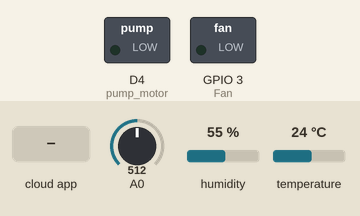
Recording of a sketch running on a simulated ESP8266 (Wemos D1 mini). Shown: switched loads named in the sketch (green lamp = pin HIGH). The inputs (shaded band) are chosen by the test bench; at power-on: A0 = 512, humidity 55 %, temperature 24 °C. WiFi joins after 1.5 s; servers stay silent unless stated; the Firebase database answers and starts empty; what the sketch prints to the serial monitor is not drawn.

Above: at 3.4 s.
3.5 s: the phone or cloud app sets fan_onoff to off
At 4.7 s:
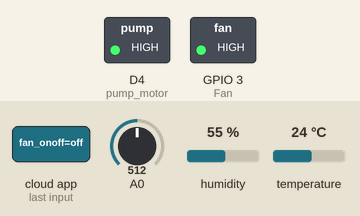
8.4 s: A0 set to 0
At 10.9 s:
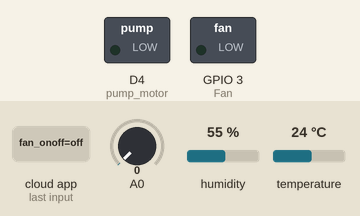
11.4 s: the phone or cloud app sets auto_mode to 0
17.6 s: the phone or cloud app sets manual_mode to 1
23.7 s: the phone or cloud app sets fan_onoff to OFF
At 26.2 s:
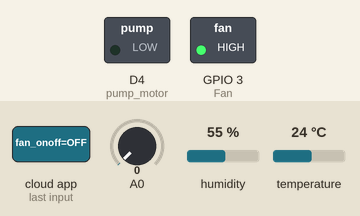
27.2 s: the phone or cloud app sets pump_onoff to off
At 29.4 s:
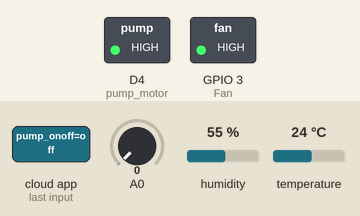
Timing chart, 0 to 30.9 s (numbered marks = the images above; inputs shaded):
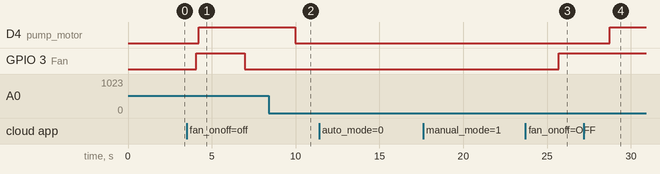

Measured:
- after the input at 3.5 s, GPIO 3 (Fan): LOW → HIGH after 0.58 s, → LOW 2.9 s later
- after the input at 8.4 s, D4 (pump_motor): HIGH → LOW after 1.6 s
- after the input at 11.4 s, every drawn part: stays the same
- after the input at 17.6 s, every drawn part: stays the same
- after the input at 23.7 s, GPIO 3 (Fan): LOW → HIGH after 2.0 s
- after the input at 27.2 s, D4 (pump_motor): LOW → HIGH after 1.5 s

The sketch:

wemos_1.ino
```cpp
#include "DHT.h"
#include <ESP8266WiFi.h>
#include <FirebaseArduino.h>

#define FIREBASE_HOST ""
#define FIREBASE_AUTH ""
#define WIFI_SSID ""
#define WIFI_PASSWORD ""

#define DHTPIN D11
#define DHTTYPE DHT11
DHT dht(DHTPIN,DHTTYPE);

#define Fan D9
#define pump_motor D4

String fireStatus = "";
boolean auto_mode;
boolean manual_mode;

String pump_move = "";
String fan_move = "";
String led_move = "";

int cds_status = 0;
int led_brightness = 0;
int fan_uptime = 0;
int pump_uptime = 0;


// auto mode setting
int cds_auto_set = 0;
int soil_auto_set = 0;
int temp_auto_set = 0;

void setup() {
  Serial.begin(115200);
  pinMode(pump_motor, OUTPUT);
  pinMode(Fan, OUTPUT);
  dht.begin();

  //wifi connection
  connectWifi();

  Firebase.begin(FIREBASE_HOST, FIREBASE_AUTH);

  // start in auto mode
  Firebase.setBool("/mode/auto_mode", true);
  Firebase.setBool("/mode/manual_mode", false);

  Firebase.setString("/temp_hum/fan_onoff", "off");
  Firebase.setString("/soil_temp/pump_onoff", "off");
  Firebase.setString("/illuminance/led_onoff", "off");

}

 void loop() {
  auto_mode = Firebase.getBool("/mode/auto_mode");
  manual_mode = Firebase.getBool("/mode/manual_mode");

  // auto mode setting value
  cds_auto_set = Firebase.getInt("/illuminance/cds_auto_set");
  soil_auto_set = Firebase.getInt("/soil_temp/soil_auto_set");
  temp_auto_set = Firebase.getInt("/temp_hum/temp_auto_set");


  // Auto mode-------------------
  if (auto_mode == true && manual_mode == false) {
    Serial.println("--Auto Mode--");


  // illuminance - Led
  cds_status = Firebase.getInt("/illuminance/cds_rate");
  if (cds_status <= cds_auto_set) {
    Firebase.setString("/illuminance/led_onoff", "on");
    Serial.println("LED ON");
    }
  else {
    Firebase.setString("/illuminance/led_onoff", "off");
    Serial.println("LED OFF");
    }


  // temperature - Fan
  int temp = Temperature();
  fan_move = Firebase.getString("/temp_hum/fan_onoff");

  if (temp >= temp_auto_set) {
    Firebase.setString("/temp_hum/fan_onoff", "on");
    Serial.println("Fan ON -");
    }

  else {
    Firebase.setString("/temp_hum/fan_onoff", "off");
    Serial.println("Fan OFF -");
    }


  // soil humidity - pump
  int soil = Soil_moisture();
  pump_move = Firebase.getString("/soil_temp/pump_onoff");

  if (soil <= soil_auto_set) {
    Firebase.setString("/soil_temp/pump_onoff", "on");
    Serial.println("Pump ON");
    }

  else {
    Firebase.setString("/soil_temp/pump_onoff", "off");
    Serial.println("Pump OFF");
    }


  // Fan
  fan_move = Firebase.getString("/temp_hum/fan_onoff");

   if(fan_move == "on" || fan_move == "ON"){
      digitalWrite(Fan, LOW);
      Serial.println("Fan ON");
    }

   else if(fan_move == "off" || fan_move == "OFF") {
     digitalWrite(Fan, HIGH);
     Serial.println("Fan OFF");
    }

   else {
     Serial.println("Please send ON/OFF");
    }


  // Pump Motor
   pump_move = Firebase.getString("/soil_temp/pump_onoff");

   if(pump_move == "on" || pump_move == "ON"){
      digitalWrite(pump_motor, LOW);
      Serial.println("pump ON");
    }

   else if(pump_move == "off" || pump_move == "OFF") {
     digitalWrite(pump_motor, HIGH);
     Serial.println("pump OFF");
    }

   else {
     Serial.println("Please send ON/OFF");
    }

  }


  // Manual mode------------------
  else if(auto_mode == false && manual_mode == true) {
    Serial.println("--Manual Mode--");

   cds_status = Firebase.getInt("/illuminance/cds_rate");
   led_brightness = Firebase.getInt("/illuminance/led_brightness");
   led_move = Firebase.getString("/illuminance/led_onoff");


   if(led_brightness != 0 && (led_move == "on" || led_move == "ON")){
   // brightness range - 1 ~ 255
   // led strip ON
   // RGB_LED.setBrightness(led_brightness);
   // RGB_Color(RGB_LED.Color(0, 0, led_brightness)); //blue
   }

   else if(led_move == "off" || led_move == "OFF"){
   // led strip OFF
   // RGB_LED.setBrightness(0);
   // RGB_Color(RGB_LED.Color(0, 0, 0));
    }

   else {
    }


   fan_uptime = Firebase.getInt("/temp_hum/fan_uptime");
   fan_move = Firebase.getString("/temp_hum/fan_onoff");

   if(fan_uptime != 0 && (fan_move == "on" || fan_move == "ON")){
      digitalWrite(Fan, LOW);
      Serial.println("Fan ON");
      delay(fan_uptime);

      digitalWrite(Fan, HIGH);
      Serial.println("Fan OFF");
      Firebase.setString("/temp_hum/fan_onoff", "off");
   }

   else if(fan_move == "off" || fan_move == "OFF"){
     digitalWrite(Fan, HIGH);
     Serial.println("Fan OFF");
    }
   else {
    }


    pump_uptime = Firebase.getInt("/soil_temp/pump_uptime");
    pump_move = Firebase.getString("/soil_temp/pump_onoff");

    if(pump_uptime != 0 && (pump_move == "on" || pump_move == "ON")){
      digitalWrite(pump_motor, LOW);
      Serial.println("pump ON");
      delay(pump_uptime); // pump_uptime range : 1000ms ~ 5000ms

      digitalWrite(pump_motor, HIGH);
      Serial.println("pump OFF");
      Firebase.setString("/soil_temp/pump_onoff", "off");
      }

    else if(pump_move == "off" || pump_move == "OFF") {
     digitalWrite(pump_motor, HIGH);
     Serial.println("pump OFF");
      }

    else {
      }

    }

  else {
    Serial.println("Choose a mode");
    }


  // Soil Humidity
  int soil = Soil_moisture();
  Firebase.setInt("/soil_temp/soil_rate", soil);

  // Soil Humidity -> history
  Firebase.setInt("/history/soil_rate", soil);

  // Temperature + Humidity
  int temp = Temperature();
  int hum = Humidity();
  Firebase.setInt("/temp_hum/hum_rate", hum);
  Firebase.setInt("/temp_hum/temp_rate", temp);

  // temp+humi -> history
  Firebase.setInt("/history/hum_rate", hum);
  Firebase.setInt("/history/temp_rate", temp);

}

 // Sensing

 // Temperature measurement
 int Temperature() {
  float temp = dht.readTemperature();
  Serial.print("온도: ");
  Serial.print((int)temp);
  Serial.print(" *C, ");
  return (int)temp;
  }

 // Humidity measurement
 int Humidity() {
  float hum = dht.readHumidity();
  Serial.print("습도: ");
  Serial.print((int)hum);
  Serial.println(" %");
  return (int)hum;
  }

 // Soil humidity measurement
 int Soil_moisture() {
  int soil = analogRead(A0);
  Serial.print("토양 습도: ");
  Serial.println(soil);
  return (int)soil;
  }


void connectWifi() {
  WiFi.begin(WIFI_SSID, WIFI_PASSWORD);
  Serial.print("Connecting to ");
  Serial.print(WIFI_SSID);

  while (WiFi.status() != WL_CONNECTED) {
    Serial.print(".");
    delay(500);
  }

  Serial.println();
  Serial.print("Connected to ");
  Serial.println(WIFI_SSID);
  Serial.print("IP Address is : ");
  Serial.println(WiFi.localIP());
  }
```
